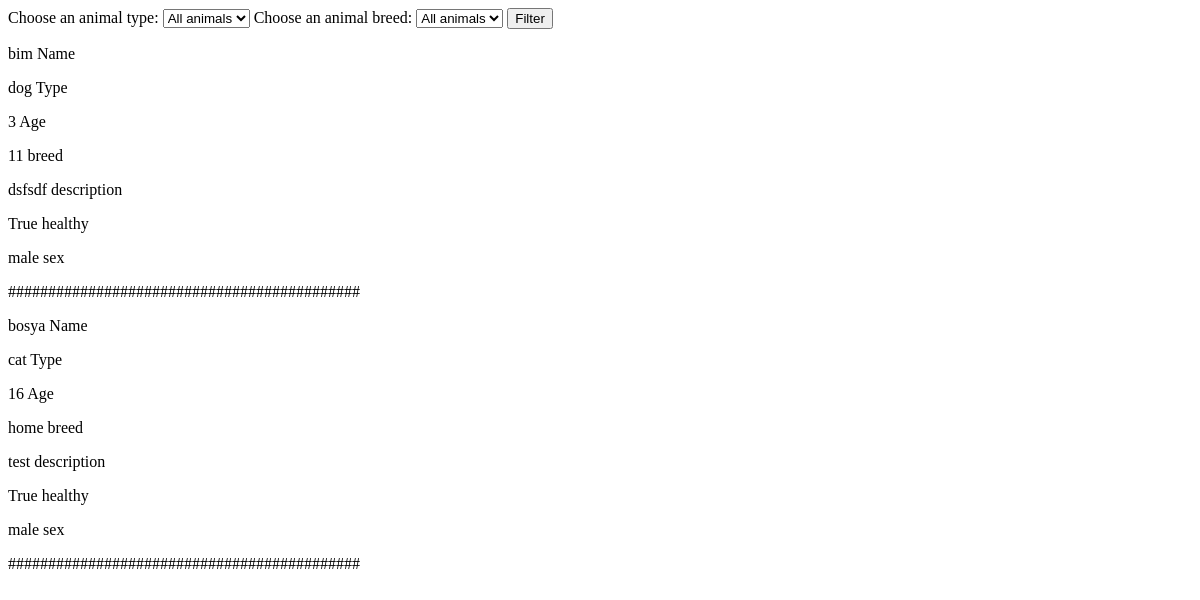
Page /animal/ on the earlier database version.
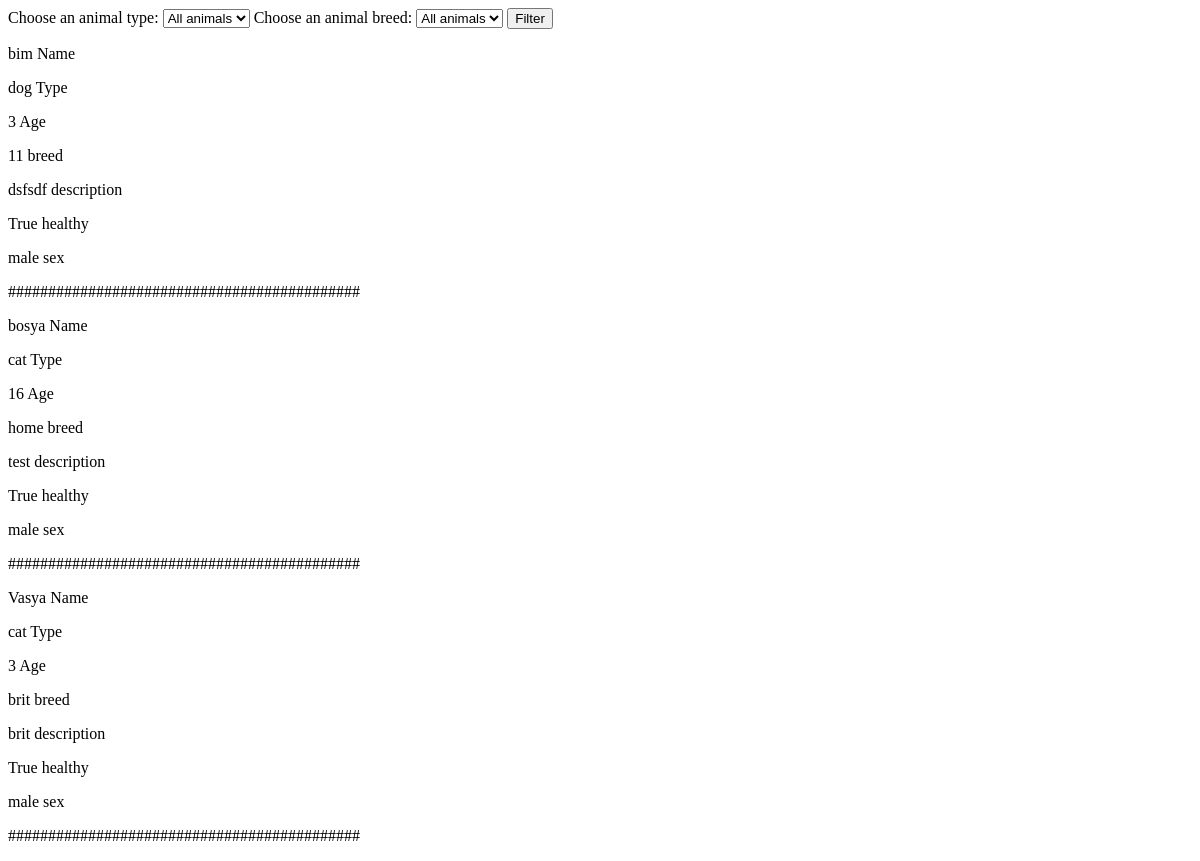
Same page on the later database version.
### animal/models.py (models this page shows, shortened)
class Animal(models.Model):
    name = models.CharField(max_length=255)
    type = models.CharField(max_length=255)
    sex = models.ForeignKey('Sex', on_delete=models.CASCADE)
    age = models.PositiveIntegerField()
    breed = models.CharField(max_length=255)
    availability = models.BooleanField()
    description = models.TextField()
    healthy = models.BooleanField()

class Sex(models.Model):
    name = models.CharField(max_length=255)

### animal/views.py (the view)
# urls.py: path('', views.index, name="index"),
def index(request):
    animals = Animal.objects.all()
    animal_type = request.GET.get("animal_type")
    animal_breed = request.GET.get("animal_breed")
    if animal_type:
        animals = animals.filter(type=animal_type)
    if animal_breed:
        animals = animals.filter(breed=animal_breed)
    return render(request, template_name="animal/index.html", context={"animals": animals})

### templates/animal/index.html (shortened to what this page needs)
<!DOCTYPE html>
<html lang="en">
<head>
</head>
<body>
<form method="get">
    <label for="animal_type">Choose an animal type:</label>
        <select id="animal_type" name="animal_type">
            <option value="">All animals</option>
        </select>
    <label for="animal_type">Choose an animal breed:</label>
        <select id="animal_breed" name="animal_breed">
            <option value="">All animals</option>
        </select>
        <input type="submit" value="Filter">
</form>
{% for animal in animals %}
<p>{{animal.name}} Name</p>
<p>{{animal.type}} Type</p>
<p>{{animal.age}} Age</p>
<p>{{animal.breed}} breed</p>
<p>{{animal.description}} description</p>
<p>{{animal.healthy}} healthy</p>
<p>{{animal.sex.name}} sex</p>
<p>############################################</p>
{% endfor %}
</body>
</html>

Differences in the rows shown:
added Animal: name "Vasya", type "cat", age "3", breed "brit", description "brit", healthy "True", sex.name "male"
